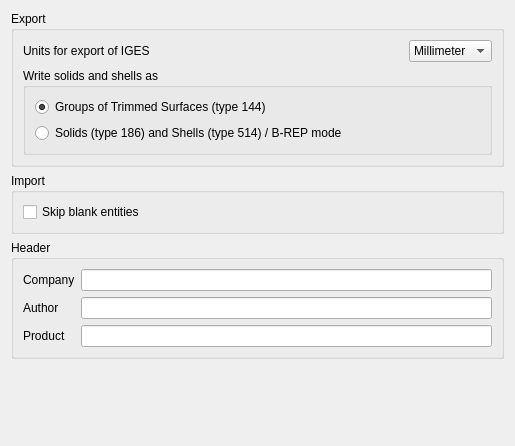
<?xml version="1.0" encoding="UTF-8"?>
<ui version="4.0">
 <class>PartGui::DlgImportExportIges</class>
 <widget class="QWidget" name="PartGui::DlgImportExportIges">
  <property name="geometry">
   <rect>
    <x>0</x>
    <y>0</y>
    <width>515</width>
    <height>446</height>
   </rect>
  </property>
  <property name="windowTitle">
   <string>IGES</string>
  </property>
  <layout class="QGridLayout" name="gridLayout_5">
   <item row="0" column="0">
    <widget class="QGroupBox" name="groupBox">
     <property name="title">
      <string>Export</string>
     </property>
     <layout class="QGridLayout" name="gridLayout_4">
      <item row="0" column="0">
       <widget class="QLabel" name="label">
        <property name="text">
         <string>Units for export of IGES</string>
        </property>
       </widget>
      </item>
      <item row="0" column="1">
       <spacer>
        <property name="orientation">
         <enum>Qt::Horizontal</enum>
        </property>
        <property name="sizeHint" stdset="0">
         <size>
          <width>40</width>
          <height>20</height>
         </size>
        </property>
       </spacer>
      </item>
      <item row="0" column="2">
       <widget class="QComboBox" name="comboBoxUnits">
        <item>
         <property name="text">
          <string>Millimeter</string>
         </property>
        </item>
        <item>
         <property name="text">
          <string>Meter</string>
         </property>
        </item>
        <item>
         <property name="text">
          <string>Inch</string>
         </property>
        </item>
       </widget>
      </item>
      <item row="1" column="0" colspan="3">
       <widget class="QGroupBox" name="groupBox_3">
        <property name="title">
         <string>Write solids and shells as</string>
        </property>
        <layout class="QGridLayout" name="gridLayout">
         <item row="0" column="0">
          <widget class="QRadioButton" name="radioButtonBRepOff">
           <property name="text">
            <string>Groups of Trimmed Surfaces (type 144)</string>
           </property>
           <property name="checked">
            <bool>true</bool>
           </property>
          </widget>
         </item>
         <item row="1" column="0">
          <widget class="QRadioButton" name="radioButtonBRepOn">
           <property name="text">
            <string>Solids (type 186) and Shells (type 514) / B-REP mode</string>
           </property>
          </widget>
         </item>
        </layout>
       </widget>
      </item>
     </layout>
    </widget>
   </item>
   <item row="1" column="0">
    <widget class="QGroupBox" name="groupBox_2">
     <property name="title">
      <string>Import</string>
     </property>
     <layout class="QGridLayout" name="gridLayout_3">
      <item row="0" column="0">
       <widget class="QCheckBox" name="checkSkipBlank">
        <property name="text">
         <string>Skip blank entities</string>
        </property>
       </widget>
      </item>
     </layout>
    </widget>
   </item>
   <item row="2" column="0">
    <widget class="QGroupBox" name="groupBoxHeader">
     <property name="title">
      <string>Header</string>
     </property>
     <layout class="QGridLayout" name="gridLayout_2">
      <item row="0" column="0">
       <widget class="QLabel" name="label_2">
        <property name="text">
         <string>Company</string>
        </property>
       </widget>
      </item>
      <item row="0" column="1">
       <widget class="QLineEdit" name="lineEditCompany"/>
      </item>
      <item row="2" column="0">
       <widget class="QLabel" name="label_3">
        <property name="text">
         <string>Product</string>
        </property>
       </widget>
      </item>
      <item row="2" column="1">
       <widget class="QLineEdit" name="lineEditProduct"/>
      </item>
      <item row="1" column="1">
       <widget class="QLineEdit" name="lineEditAuthor"/>
      </item>
      <item row="1" column="0">
       <widget class="QLabel" name="label_4">
        <property name="text">
         <string>Author</string>
        </property>
       </widget>
      </item>
     </layout>
    </widget>
   </item>
   <item row="3" column="0">
    <spacer name="verticalSpacer">
     <property name="orientation">
      <enum>Qt::Vertical</enum>
     </property>
     <property name="sizeHint" stdset="0">
      <size>
       <width>20</width>
       <height>82</height>
      </size>
     </property>
    </spacer>
   </item>
  </layout>
 </widget>
 <tabstops>
  <tabstop>comboBoxUnits</tabstop>
  <tabstop>radioButtonBRepOff</tabstop>
  <tabstop>radioButtonBRepOn</tabstop>
  <tabstop>checkSkipBlank</tabstop>
  <tabstop>lineEditCompany</tabstop>
  <tabstop>lineEditAuthor</tabstop>
  <tabstop>lineEditProduct</tabstop>
 </tabstops>
 <resources/>
 <connections/>
</ui>
